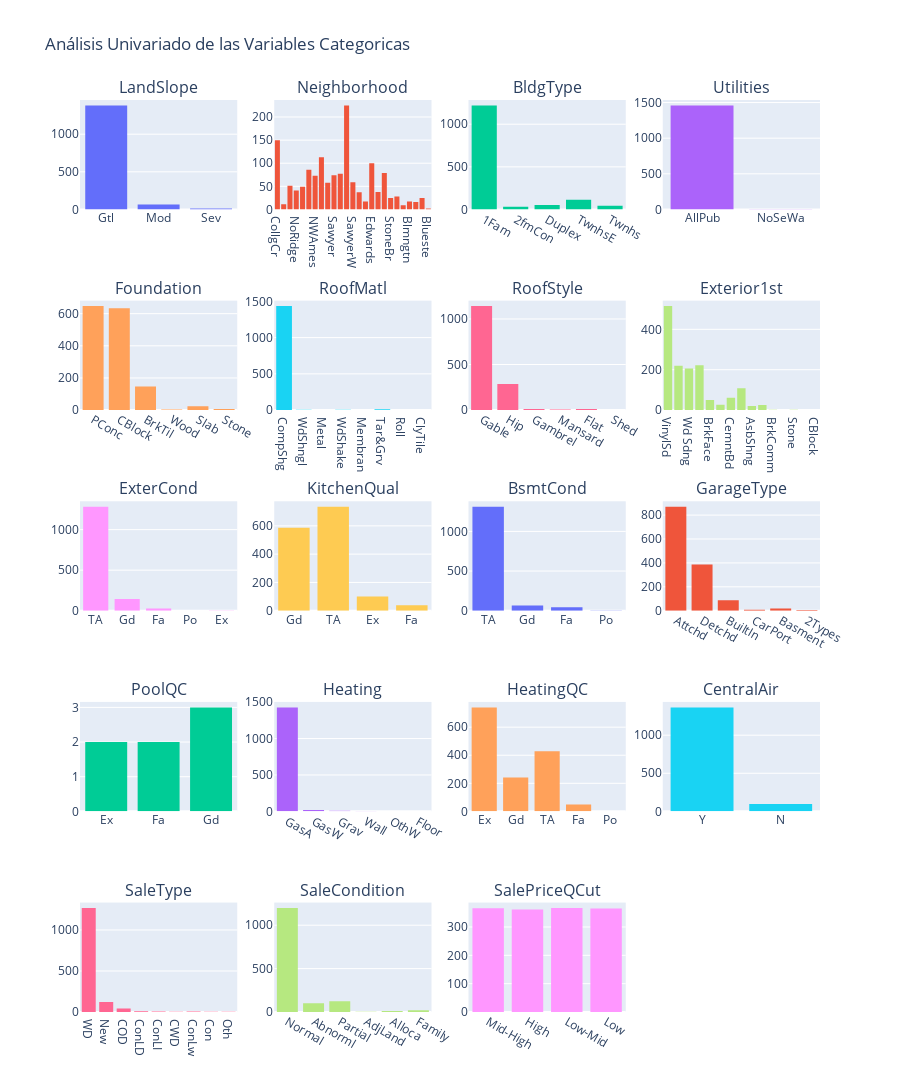

Notebook source saved alongside this figure:
### Markdown cell above
### Distribuciones de Variables Categóricas

Para las variables categóricas, se genera un conteo de las categorías a través de gráficos de barra.

### Code cell
import plotly.graph_objects as go
from plotly.subplots import make_subplots

n_cols = 4

fig = make_subplots(
    rows=len(categorical) // n_cols + 1, cols=n_cols, subplot_titles=categorical
)

# para todas las variables categóricas, graficar count de categorias
for idx, col in enumerate(categorical):
    row_idx = idx // n_cols + 1
    col_idx = idx % n_cols + 1

    data = df.loc[:, col]
    hist = go.Histogram(x=data, name=col)
    fig.add_trace(hist, row=row_idx, col=col_idx)

fig.update_layout(
    height=1200,
    title_text="Análisis Univariado de las Variables Categoricas",
    showlegend=False,
)
fig.show()

### Figure 1 — Plotly figure (JSON) as saved in the notebook; plotly's stock layout.template omitted (floating-point values rounded to 4 significant figures; data arrays with more than 128 entries replaced by an {"elided": "..."} marker saying what was removed)
{"data": [{"name": "LandSlope", "type": "histogram", "x": {"elided": "1460 str values"}, "xaxis": "x", "yaxis": "y"}, {"name": "Neighborhood", "type": "histogram", "x": {"elided": "1460 str values"}, "xaxis": "x2", "yaxis": "y2"}, {"name": "BldgType", "type": "histogram", "x": {"elided": "1460 str values"}, "xaxis": "x3", "yaxis": "y3"}, {"name": "Utilities", "type": "histogram", "x": {"elided": "1460 str values"}, "xaxis": "x4", "yaxis": "y4"}, {"name": "Foundation", "type": "histogram", "x": {"elided": "1460 str values"}, "xaxis": "x5", "yaxis": "y5"}, {"name": "RoofMatl", "type": "histogram", "x": {"elided": "1460 str values"}, "xaxis": "x6", "yaxis": "y6"}, {"name": "RoofStyle", "type": "histogram", "x": {"elided": "1460 str values"}, "xaxis": "x7", "yaxis": "y7"}, {"name": "Exterior1st", "type": "histogram", "x": {"elided": "1460 str values"}, "xaxis": "x8", "yaxis": "y8"}, {"name": "ExterCond", "type": "histogram", "x": {"elided": "1460 str values"}, "xaxis": "x9", "yaxis": "y9"}, {"name": "KitchenQual", "type": "histogram", "x": {"elided": "1460 str values"}, "xaxis": "x10", "yaxis": "y10"}, {"name": "BsmtCond", "type": "histogram", "x": {"elided": "1460 str values"}, "xaxis": "x11", "yaxis": "y11"}, {"name": "GarageType", "type": "histogram", "x": {"elided": "1460 str values"}, "xaxis": "x12", "yaxis": "y12"}, {"name": "PoolQC", "type": "histogram", "x": {"elided": "1460 str values"}, "xaxis": "x13", "yaxis": "y13"}, {"name": "Heating", "type": "histogram", "x": {"elided": "1460 str values"}, "xaxis": "x14", "yaxis": "y14"}, {"name": "HeatingQC", "type": "histogram", "x": {"elided": "1460 str values"}, "xaxis": "x15", "yaxis": "y15"}, {"name": "CentralAir", "type": "histogram", "x": {"elided": "1460 str values"}, "xaxis": "x16", "yaxis": "y16"}, {"name": "SaleType", "type": "histogram", "x": {"elided": "1460 str values"}, "xaxis": "x17", "yaxis": "y17"}, {"name": "SaleCondition", "type": "histogram", "x": {"elided": "1460 str values"}, "xaxis": "x18", "yaxis": "y18"}, {"name": "SalePriceQCut", "type": "histogram", "x": {"elided": "1460 str values"}, "xaxis": "x19", "yaxis": "y19"}], "layout": {"annotations": [{"font": {"size": 16}, "showarrow": false, "text": "LandSlope", "x": 0.1062, "xanchor": "center", "xref": "paper", "y": 1, "yanchor": "bottom", "yref": "paper"}, {"font": {"size": 16}, "showarrow": false, "text": "Neighborhood", "x": 0.3688, "xanchor": "center", "xref": "paper", "y": 1, "yanchor": "bottom", "yref": "paper"}, {"font": {"size": 16}, "showarrow": false, "text": "BldgType", "x": 0.6313, "xanchor": "center", "xref": "paper", "y": 1, "yanchor": "bottom", "yref": "paper"}, {"font": {"size": 16}, "showarrow": false, "text": "Utilities", "x": 0.8938, "xanchor": "center", "xref": "paper", "y": 1, "yanchor": "bottom", "yref": "paper"}, {"font": {"size": 16}, "showarrow": false, "text": "Foundation", "x": 0.1062, "xanchor": "center", "xref": "paper", "y": 0.78, "yanchor": "bottom", "yref": "paper"}, {"font": {"size": 16}, "showarrow": false, "text": "RoofMatl", "x": 0.3688, "xanchor": "center", "xref": "paper", "y": 0.78, "yanchor": "bottom", "yref": "paper"}, {"font": {"size": 16}, "showarrow": false, "text": "RoofStyle", "x": 0.6313, "xanchor": "center", "xref": "paper", "y": 0.78, "yanchor": "bottom", "yref": "paper"}, {"font": {"size": 16}, "showarrow": false, "text": "Exterior1st", "x": 0.8938, "xanchor": "center", "xref": "paper", "y": 0.78, "yanchor": "bottom", "yref": "paper"}, {"font": {"size": 16}, "showarrow": false, "text": "ExterCond", "x": 0.1062, "xanchor": "center", "xref": "paper", "y": 0.56, "yanchor": "bottom", "yref": "paper"}, {"font": {"size": 16}, "showarrow": false, "text": "KitchenQual", "x": 0.3688, "xanchor": "center", "xref": "paper", "y": 0.56, "yanchor": "bottom", "yref": "paper"}, {"font": {"size": 16}, "showarrow": false, "text": "BsmtCond", "x": 0.6313, "xanchor": "center", "xref": "paper", "y": 0.56, "yanchor": "bottom", "yref": "paper"}, {"font": {"size": 16}, "showarrow": false, "text": "GarageType", "x": 0.8938, "xanchor": "center", "xref": "paper", "y": 0.56, "yanchor": "bottom", "yref": "paper"}, {"font": {"size": 16}, "showarrow": false, "text": "PoolQC", "x": 0.1062, "xanchor": "center", "xref": "paper", "y": 0.34, "yanchor": "bottom", "yref": "paper"}, {"font": {"size": 16}, "showarrow": false, "text": "Heating", "x": 0.3688, "xanchor": "center", "xref": "paper", "y": 0.34, "yanchor": "bottom", "yref": "paper"}, {"font": {"size": 16}, "showarrow": false, "text": "HeatingQC", "x": 0.6313, "xanchor": "center", "xref": "paper", "y": 0.34, "yanchor": "bottom", "yref": "paper"}, {"font": {"size": 16}, "showarrow": false, "text": "CentralAir", "x": 0.8938, "xanchor": "center", "xref": "paper", "y": 0.34, "yanchor": "bottom", "yref": "paper"}, {"font": {"size": 16}, "showarrow": false, "text": "SaleType", "x": 0.1062, "xanchor": "center", "xref": "paper", "y": 0.12, "yanchor": "bottom", "yref": "paper"}, {"font": {"size": 16}, "showarrow": false, "text": "SaleCondition", "x": 0.3688, "xanchor": "center", "xref": "paper", "y": 0.12, "yanchor": "bottom", "yref": "paper"}, {"font": {"size": 16}, "showarrow": false, "text": "SalePriceQCut", "x": 0.6313, "xanchor": "center", "xref": "paper", "y": 0.12, "yanchor": "bottom", "yref": "paper"}], "height": 1200, "showlegend": false, "title": {"text": "Análisis Univariado de las Variables Categoricas"}, "xaxis": {"anchor": "y", "domain": [0, 0.2125]}, "xaxis10": {"anchor": "y10", "domain": [0.2625, 0.475]}, "xaxis11": {"anchor": "y11", "domain": [0.525, 0.7375]}, "xaxis12": {"anchor": "y12", "domain": [0.7875, 1]}, "xaxis13": {"anchor": "y13", "domain": [0, 0.2125]}, "xaxis14": {"anchor": "y14", "domain": [0.2625, 0.475]}, "xaxis15": {"anchor": "y15", "domain": [0.525, 0.7375]}, "xaxis16": {"anchor": "y16", "domain": [0.7875, 1]}, "xaxis17": {"anchor": "y17", "domain": [0, 0.2125]}, "xaxis18": {"anchor": "y18", "domain": [0.2625, 0.475]}, "xaxis19": {"anchor": "y19", "domain": [0.525, 0.7375]}, "xaxis2": {"anchor": "y2", "domain": [0.2625, 0.475]}, "xaxis20": {"anchor": "y20", "domain": [0.7875, 1]}, "xaxis3": {"anchor": "y3", "domain": [0.525, 0.7375]}, "xaxis4": {"anchor": "y4", "domain": [0.7875, 1]}, "xaxis5": {"anchor": "y5", "domain": [0, 0.2125]}, "xaxis6": {"anchor": "y6", "domain": [0.2625, 0.475]}, "xaxis7": {"anchor": "y7", "domain": [0.525, 0.7375]}, "xaxis8": {"anchor": "y8", "domain": [0.7875, 1]}, "xaxis9": {"anchor": "y9", "domain": [0, 0.2125]}, "yaxis": {"anchor": "x", "domain": [0.88, 1]}, "yaxis10": {"anchor": "x10", "domain": [0.44, 0.56]}, "yaxis11": {"anchor": "x11", "domain": [0.44, 0.56]}, "yaxis12": {"anchor": "x12", "domain": [0.44, 0.56]}, "yaxis13": {"anchor": "x13", "domain": [0.22, 0.34]}, "yaxis14": {"anchor": "x14", "domain": [0.22, 0.34]}, "yaxis15": {"anchor": "x15", "domain": [0.22, 0.34]}, "yaxis16": {"anchor": "x16", "domain": [0.22, 0.34]}, "yaxis17": {"anchor": "x17", "domain": [0, 0.12]}, "yaxis18": {"anchor": "x18", "domain": [0, 0.12]}, "yaxis19": {"anchor": "x19", "domain": [0, 0.12]}, "yaxis2": {"anchor": "x2", "domain": [0.88, 1]}, "yaxis20": {"anchor": "x20", "domain": [0, 0.12]}, "yaxis3": {"anchor": "x3", "domain": [0.88, 1]}, "yaxis4": {"anchor": "x4", "domain": [0.88, 1]}, "yaxis5": {"anchor": "x5", "domain": [0.66, 0.78]}, "yaxis6": {"anchor": "x6", "domain": [0.66, 0.78]}, "yaxis7": {"anchor": "x7", "domain": [0.66, 0.78]}, "yaxis8": {"anchor": "x8", "domain": [0.66, 0.78]}, "yaxis9": {"anchor": "x9", "domain": [0.44, 0.56]}}}
